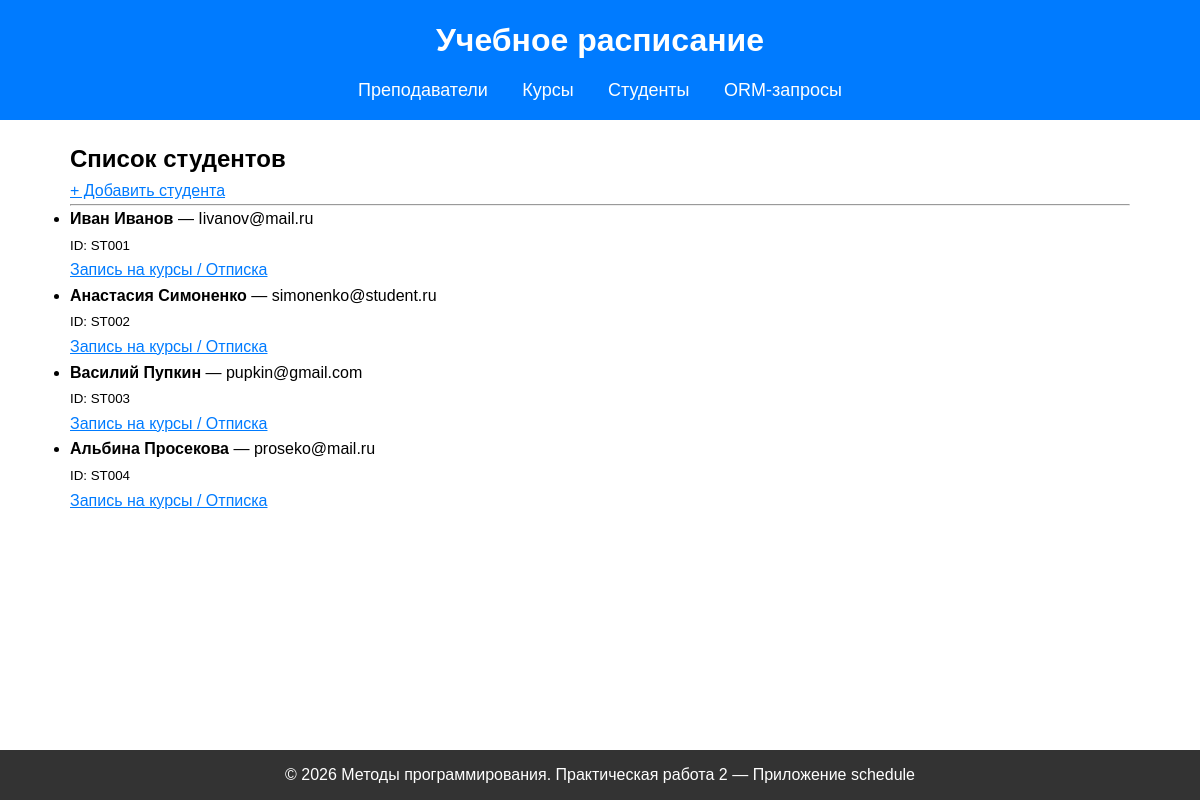
The page /students/ on the database its author committed.
### schedule/models.py (models this page shows, shortened)
class Student(models.Model):
    first_name = models.CharField(max_length=100, verbose_name="Имя")
    last_name = models.CharField(max_length=100, verbose_name="Фамилия")
    email = models.EmailField(unique=True, verbose_name="Email")
    student_id = models.CharField(max_length=20, unique=True, verbose_name="Номер студента")
    birth_date = models.DateField(null=True, blank=True, verbose_name="Дата рождения")
    enrollment_year = models.PositiveIntegerField(verbose_name="Год поступления")
    courses = models.ManyToManyField(
        Course,
        related_name='students',
        blank=True,
        verbose_name="Курсы"
    )
    class Meta:
        verbose_name = "Студент"
        verbose_name_plural = "Студенты"

### schedule/views.py (the view)
# urls.py: path('students/', student_list, name='student_list'),
def student_list(request):
    students = Student.objects.all()
    return render(request, 'schedule/student_list.html', {'students': students})

### schedule/templates/schedule/student_list.html (shortened to what this page needs)
{% extends 'schedule/base.html' %}
{% block content %}
    <h2>Список студентов</h2>
    <a href="{% url 'student_create' %}">+ Добавить студента</a>
    <hr>
    {% if students %}
        <ul>
            {% for student in students %}
                <li>
                    <strong>{{ student.first_name }} {{ student.last_name }}</strong>
                    — {{ student.email }}
                    <br>
                    <small>ID: {{ student.student_id }}</small>
                    <br>
                    <a href="{% url 'student_update_courses' student.pk %}">Запись на курсы / Отписка</a>
                </li>
            {% endfor %}
        </ul>
    {% else %}
        <p>Студентов пока нет.</p>
    {% endif %}
{% endblock %}

### schedule/templates/schedule/base.html (style rules this page uses)
* { margin: 0; padding: 0; box-sizing: border-box; }
body { font-family: Arial, sans-serif; line-height: 1.6; min-height: 100vh; display: flex; flex-direction: column; }
a { color: #007bff; }

### rows shown on the page
Student: first_name "Иван", last_name "Иванов", email "Iivanov@mail.ru", student_id "ST001"
Student: first_name "Анастасия", last_name "Симоненко", email "simonenko@student.ru", student_id "ST002"
Student: first_name "Василий", last_name "Пупкин", email "pupkin@gmail.com", student_id "ST003"
Student: first_name "Альбина", last_name "Просекова", email "proseko@mail.ru", student_id "ST004"
